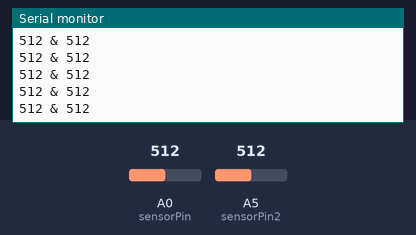
The sketch below on a simulated Arduino Uno, built with avr-gcc and run on an emulated ATmega328P. Shown: the last lines printed to the serial monitor. The inputs (shaded band) are chosen by the test bench; at power-on: A0 (sensorPin) = 512, A5 (sensorPin2) = 512.

Above: at 1.2 s.
1.3 s: A0 (sensorPin) set to 716
At 1.31 s:
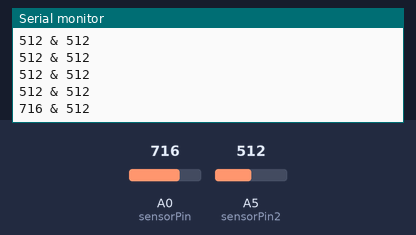
2.8 s: A5 (sensorPin2) set to 716
At 2.82 s:
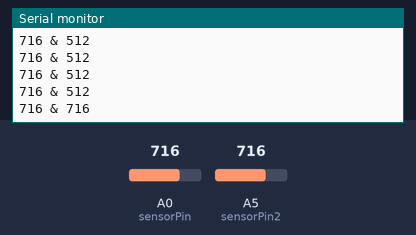
4.3 s: A0 (sensorPin) set to 900
At 4.33 s:
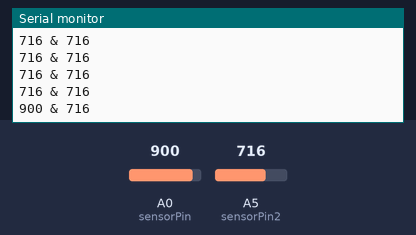
5.8 s: A5 (sensorPin2) set to 900
At 5.84 s:
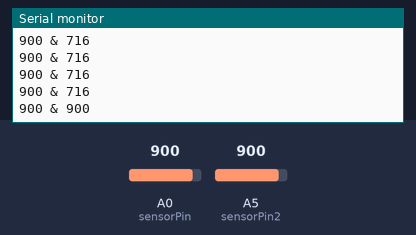
Timing chart, 0 to 8.3 s (numbered marks = the images above; inputs shaded):
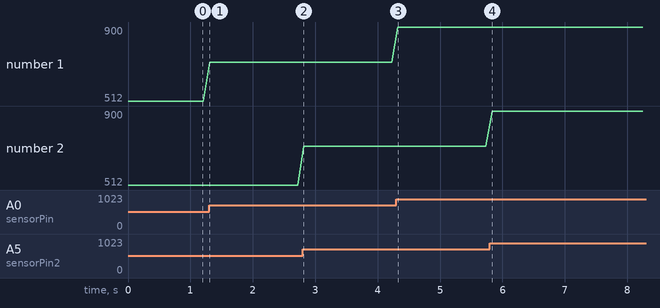

Measured:
- after the input at 1.3 s, the serial monitor: prints a new line at once (image 1)
- after the input at 2.8 s, the serial monitor: prints a new line at once (image 2)
- after the input at 4.3 s, the serial monitor: prints a new line at once (image 3)
- after the input at 5.8 s, the serial monitor: prints a new line at once (image 4)
- plotted number 1: 512 → 716 after the input at 1.3 s, 716 → 900 after the input at 4.3 s

The sketch:

LDR_Test.ino
```cpp
int sensorPin = A0; // select the input pin for LDR
int sensorPin2 = A5;
int sensorValue = 0; // variable to store the value coming from the sensor
int sensorValue2 = 0;

void setup() {
  Serial.begin(9600); //sets serial port for communication
}

void loop() {
  sensorValue = analogRead(sensorPin); // read the value from the sensor
  sensorValue2 = analogRead(sensorPin2);
  Serial.print(sensorValue); //prints the values coming from the sensor on the screen
  Serial.print(" & ");
  Serial.print(sensorValue2);
  Serial.println("");
  delay(100);
}
```
